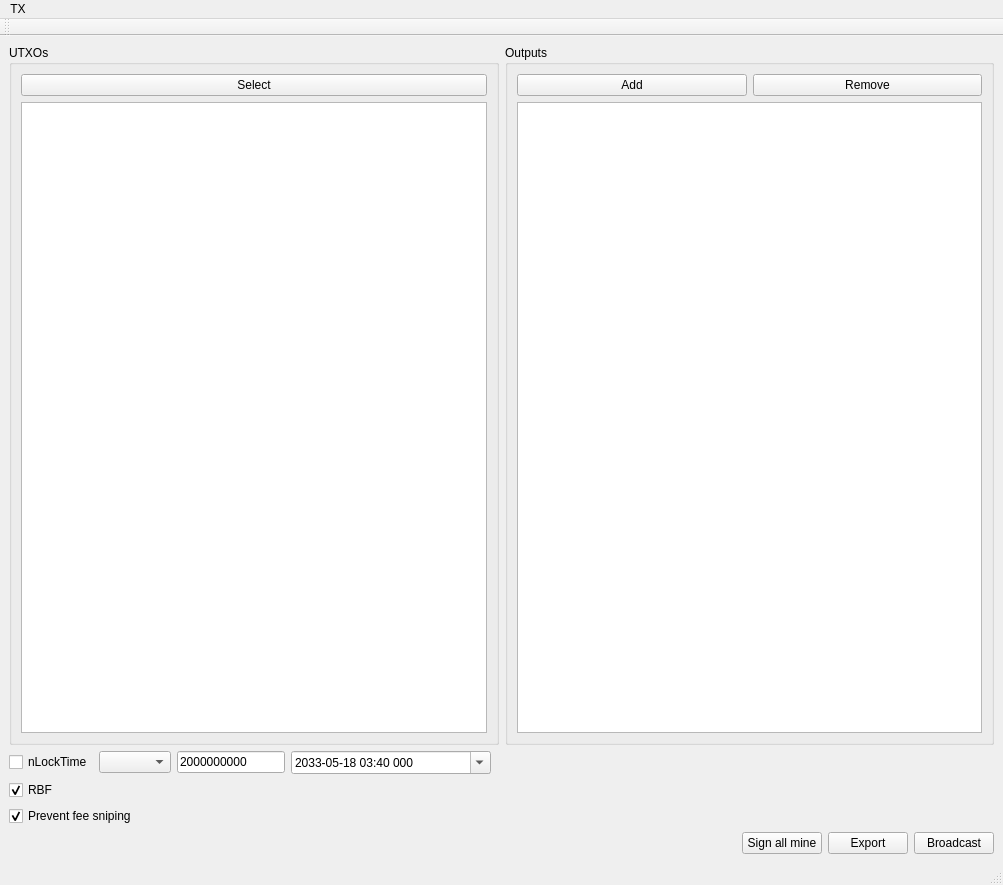
<?xml version="1.0" encoding="UTF-8"?>
<ui version="4.0">
 <class>MainWindow</class>
 <widget class="QMainWindow" name="MainWindow">
  <property name="geometry">
   <rect>
    <x>0</x>
    <y>0</y>
    <width>1003</width>
    <height>885</height>
   </rect>
  </property>
  <property name="windowTitle">
   <string>myProTxBuilderOrSomething</string>
  </property>
  <widget class="QWidget" name="centralwidget">
   <layout class="QHBoxLayout" name="horizontalLayout">
    <item>
     <layout class="QVBoxLayout" name="verticalLayout_3">
      <item>
       <layout class="QHBoxLayout" name="horizontalLayout_2">
        <item>
         <widget class="QGroupBox" name="UTXOsGroupBox">
          <property name="title">
           <string>UTXOs</string>
          </property>
          <layout class="QVBoxLayout" name="verticalLayout_4">
           <item>
            <widget class="QPushButton" name="selectUTXOsPushButton">
             <property name="text">
              <string>Select</string>
             </property>
            </widget>
           </item>
           <item>
            <widget class="QListWidget" name="UTXOsListWidget">
             <property name="editTriggers">
              <set>QAbstractItemView::NoEditTriggers</set>
             </property>
             <property name="alternatingRowColors">
              <bool>true</bool>
             </property>
             <property name="selectionMode">
              <enum>QAbstractItemView::MultiSelection</enum>
             </property>
            </widget>
           </item>
          </layout>
         </widget>
        </item>
        <item>
         <widget class="QGroupBox" name="outputsGroupBox">
          <property name="title">
           <string>Outputs</string>
          </property>
          <property name="flat">
           <bool>false</bool>
          </property>
          <property name="checkable">
           <bool>false</bool>
          </property>
          <layout class="QVBoxLayout" name="verticalLayout_5">
           <item>
            <layout class="QHBoxLayout" name="horizontalLayout_4">
             <item>
              <widget class="QPushButton" name="addOutputPushButton">
               <property name="text">
                <string>Add</string>
               </property>
              </widget>
             </item>
             <item>
              <widget class="QPushButton" name="removeOutputPushButton">
               <property name="text">
                <string>Remove</string>
               </property>
              </widget>
             </item>
            </layout>
           </item>
           <item>
            <widget class="QListWidget" name="outputsListWidget">
             <property name="alternatingRowColors">
              <bool>true</bool>
             </property>
            </widget>
           </item>
          </layout>
         </widget>
        </item>
       </layout>
      </item>
      <item>
       <layout class="QGridLayout" name="gridLayout">
        <item row="0" column="4">
         <widget class="QWidget" name="widget_2" native="true">
          <property name="sizePolicy">
           <sizepolicy hsizetype="MinimumExpanding" vsizetype="Preferred">
            <horstretch>0</horstretch>
            <verstretch>0</verstretch>
           </sizepolicy>
          </property>
         </widget>
        </item>
        <item row="0" column="3">
         <widget class="QDateTimeEdit" name="dateTimeEdit">
          <property name="sizePolicy">
           <sizepolicy hsizetype="Fixed" vsizetype="Fixed">
            <horstretch>0</horstretch>
            <verstretch>0</verstretch>
           </sizepolicy>
          </property>
          <property name="minimumSize">
           <size>
            <width>200</width>
            <height>0</height>
           </size>
          </property>
          <property name="dateTime">
           <datetime>
            <hour>3</hour>
            <minute>40</minute>
            <second>0</second>
            <year>2033</year>
            <month>5</month>
            <day>18</day>
           </datetime>
          </property>
          <property name="displayFormat">
           <string>yyyy-MM-dd HH:mm zzz</string>
          </property>
          <property name="calendarPopup">
           <bool>true</bool>
          </property>
          <property name="timeSpec">
           <enum>Qt::LocalTime</enum>
          </property>
         </widget>
        </item>
        <item row="0" column="1">
         <widget class="QComboBox" name="nLockTimeTypeComboBox"/>
        </item>
        <item row="0" column="2">
         <widget class="QLineEdit" name="locktimeLineEdit">
          <property name="sizePolicy">
           <sizepolicy hsizetype="Preferred" vsizetype="Fixed">
            <horstretch>0</horstretch>
            <verstretch>0</verstretch>
           </sizepolicy>
          </property>
          <property name="text">
           <string>2000000000</string>
          </property>
         </widget>
        </item>
        <item row="0" column="0">
         <widget class="QCheckBox" name="nLockTimeCheckBox">
          <property name="text">
           <string>nLockTime</string>
          </property>
         </widget>
        </item>
       </layout>
      </item>
      <item>
       <widget class="QCheckBox" name="RBFCheckBox">
        <property name="text">
         <string>RBF</string>
        </property>
        <property name="checked">
         <bool>true</bool>
        </property>
       </widget>
      </item>
      <item>
       <widget class="QCheckBox" name="PreventFeeSnipingCheckBox">
        <property name="text">
         <string>Prevent fee sniping</string>
        </property>
        <property name="checked">
         <bool>true</bool>
        </property>
       </widget>
      </item>
      <item>
       <layout class="QHBoxLayout" name="horizontalLayout_3">
        <item>
         <widget class="QWidget" name="widget" native="true">
          <property name="sizePolicy">
           <sizepolicy hsizetype="MinimumExpanding" vsizetype="Preferred">
            <horstretch>0</horstretch>
            <verstretch>0</verstretch>
           </sizepolicy>
          </property>
         </widget>
        </item>
        <item>
         <widget class="QPushButton" name="signAllPUshButton">
          <property name="text">
           <string>Sign all mine</string>
          </property>
         </widget>
        </item>
        <item>
         <widget class="QPushButton" name="exportPushButton">
          <property name="text">
           <string>Export</string>
          </property>
         </widget>
        </item>
        <item>
         <widget class="QPushButton" name="broadcastPushButton">
          <property name="text">
           <string>Broadcast</string>
          </property>
         </widget>
        </item>
       </layout>
      </item>
     </layout>
    </item>
   </layout>
  </widget>
  <widget class="QMenuBar" name="menubar">
   <property name="geometry">
    <rect>
     <x>0</x>
     <y>0</y>
     <width>1003</width>
     <height>22</height>
    </rect>
   </property>
   <widget class="QMenu" name="menuTX">
    <property name="title">
     <string>TX</string>
    </property>
    <addaction name="actionImport"/>
   </widget>
   <addaction name="menuTX"/>
  </widget>
  <widget class="QStatusBar" name="statusbar"/>
  <widget class="QToolBar" name="toolBar">
   <property name="windowTitle">
    <string>toolBar</string>
   </property>
   <attribute name="toolBarArea">
    <enum>TopToolBarArea</enum>
   </attribute>
   <attribute name="toolBarBreak">
    <bool>false</bool>
   </attribute>
  </widget>
  <action name="actionImport">
   <property name="text">
    <string>Import...</string>
   </property>
  </action>
 </widget>
 <resources/>
 <connections/>
</ui>
